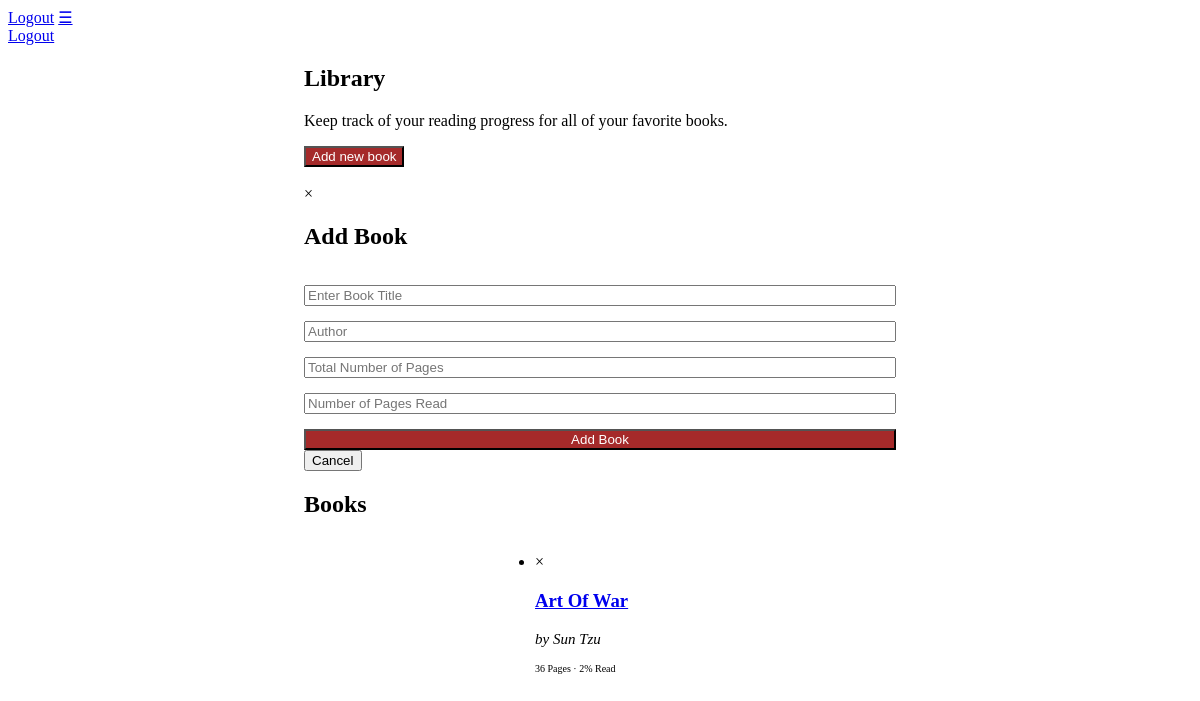
The page /home (signed in) on the database as committed earlier.
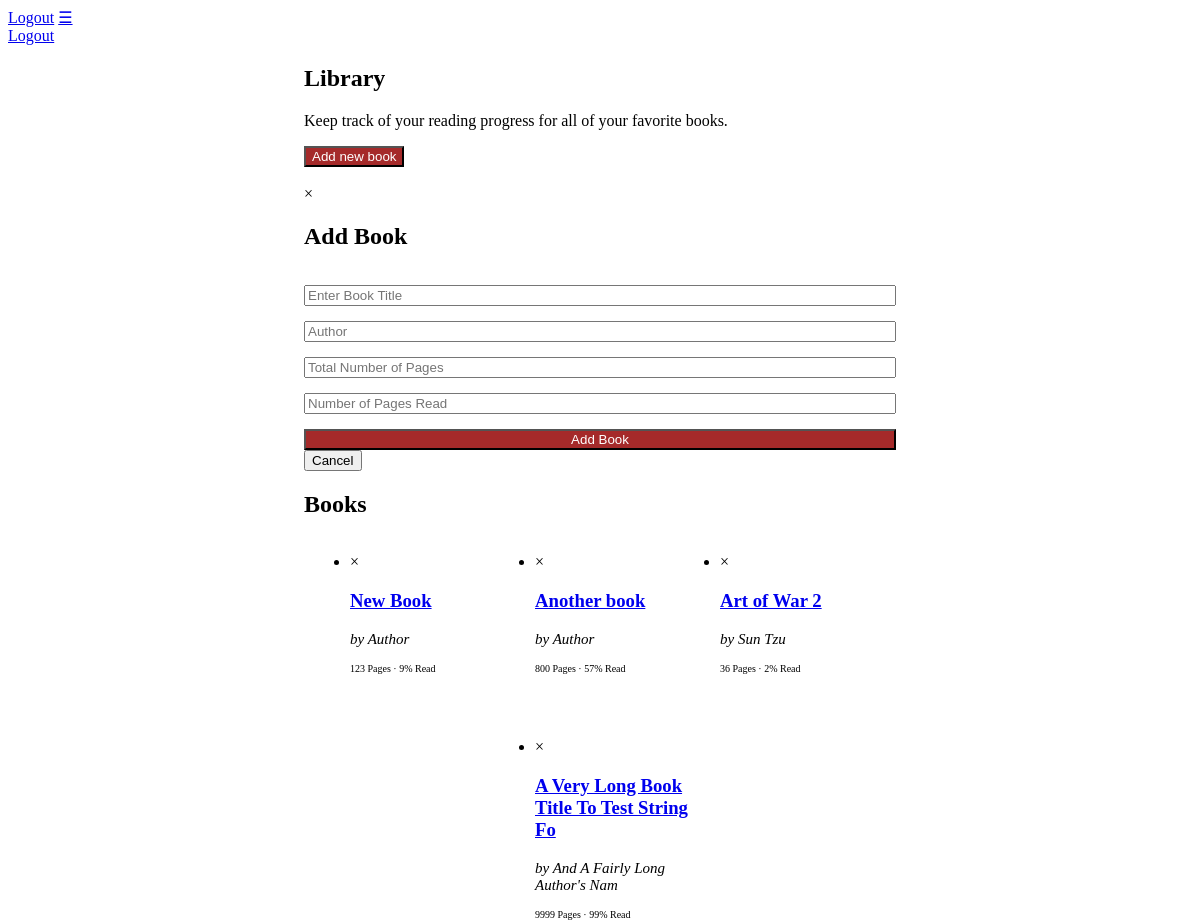
The same page on the database as committed later.
### app/models.py (models this page shows)
class Book(db.Model):
    id = db.Column(db.Integer, primary_key=True)
    author = db.Column(db.String(150))
    title = db.Column(db.String(150))
    nPages = db.Column(db.Integer)
    pagesRead = db.Column(db.Integer)
    lastUpdated = db.Column(db.DateTime(timezone=True), default=func.now())
    userid = db.Column(db.Integer, db.ForeignKey('user.id'))

### app/views.py (the view, shortened to what this page needs)
@views.route('/', methods=['GET', 'POST'])
@views.route('/home', methods=['GET', 'POST'])
@login_required
def home():
    return render_template("home.html", user=current_user)

### app/__init__.py (called while the page is built)
def create_app():
    app = Flask(__name__)
    app.config['SECRET_KEY'] = "sdoifniodsnfnfoidsnfoisd156161#$%"
    app.config['SQLALCHEMY_DATABASE_URI'] = f'sqlite:///{DB_NAME}'
    app.config['SQLALCHEMY_TRACK_MODIFICATIONS'] = False
    db.init_app(app)
    from .views import views
    from .auth import auth
    app.register_blueprint(views, url_prefix='/')
    app.register_blueprint(auth, url_prefix='/')
    from .models import User, Book
    create_database(app)
    login_manager = LoginManager()
    login_manager.login_view = 'auth.login'
    login_manager.init_app(app)
    @login_manager.user_loader
    def load_user(id):
        return User.query.get(int(id))
    return app

### app/templates/home.html
{% extends "base.html" %} {%block title%}Library{%endblock%} {%block aside%}
<div>
  <h2>Library</h2>
  <p>Keep track of your reading progress for all of your favorite books.</p>
  <button
    id="addBookModal"
    type="button"
    class="w3-btn w3-block w3-section"
    onclick="document.getElementById('id01').style.display='block'"
  >
    Add new book
  </button>
  <div id="id01" class="w3-modal">
    <div class="w3-modal-content w3-card-4 w3-animate-zoom">
      <div class="w3-center">
        <br />
        <span
          aria-hidden="true"
          onclick="document.getElementById('id01').style.display='none'"
          class="w3-btn w3-display-topright"
          title="Close Modal"
          >&times;</span
        >
      </div>
      <form id="addBook" class="w3-container" method="POST">
        <h2>Add Book</h2>
        <input
          required
          class="w3-input w3-border"
          type="text"
          name="title"
          id="title"
          placeholder="Enter Book Title"
        />
        <input
          required
          class="w3-input w3-border"
          type="text"
          name="author"
          id="author"
          placeholder="Author"
        />
        <input
          required
          class="w3-input w3-border"
          type="number"
          name="nPages"
          id="nPages"
          min="1"
          max="9999"
          placeholder="Total Number of Pages"
        />
        <input
          required
          class="w3-input w3-border"
          type="number"
          name="pagesRead"
          id="pagesRead"
          min="0"
          placeholder="Number of Pages Read"
        />
        <button
          id="addBookButton"
          type="submit"
          class="w3-btn w3-block w3-section"
        >
          Add Book
        </button>
      </form>
      <div class="w3-container w3-border-top w3-padding-16">
        <button
          onclick="document.getElementById('id01').style.display='none'"
          type="button"
          class="w3-btn"
        >
          Cancel
        </button>
      </div>
    </div>
  </div>
</div>
{%endblock%} {%block content%}
<h2>Books</h2>
<ul id="books" class="w3-ul">
  {% for book in user.books %}
  <li id="book" class="w3-card-4">
    <p
      aria-hidden="true"
      onClick="deleteBook('{{book.id}}')"
      id="{{book.id}}"
      class="w3-btn w3-right"
    >
      &times;
    </p>
    <div>
      <a href="/book/{{book.id}}"
        ><h3 id="displayTitle">{{book.title[:40]}}</h3></a
      >
      <p id="displayAuthor"><i>by {{book.author[:30]}}</i></p>
      <p id="displayProgress">
        {{ book.nPages }} Pages &middot; {{ (100 * book.pagesRead / book.nPages)
        | int}}% Read
      </p>
    </div>
  </li>
  {% endfor %}
</ul>
{%endblock%}

### app/templates/base.html (shortened to what this page needs)
<!DOCTYPE html>
<html lang="en">
  <head>
    <link rel="stylesheet" href="https://www.w3schools.com/w3css/4/w3pro.css" />
    <link rel="stylesheet" href="../static/css/main.css" />
  </head>
  <body>
    <header>
      <nav>
        <div id="navbar" class="w3-bar">
          {% if user.is_authenticated %}
          <a
            class="w3-bar-item w3-button w3-mobile w3-hide-small"
            id="logout"
            href="/logout"
            >Logout</a
          >
          {%endif%}
          <a
            href="javascript:void(0)"
            class="w3-bar-item w3-button w3-right w3-hide-large w3-hide-medium"
            onClick="navbar()"
            >&#9776;</a
          >
        </div>
        <div
          id="demo"
          class="w3-bar-block w3-hide w3-hide-large w3-hide-medium"
        >
          {% if user.is_authenticated %}
          <a class="w3-bar-item w3-button w3-mobile" id="logout" href="/logout"
            >Logout</a
          >
          {%endif%}
        </div>
      </nav>
    </header>
    <aside id="aside">
      <div class="w3-container">{%block aside%}{%endblock%}</div>
    </aside>
    <main>
      <div class="w3-container">{%block content%}{%endblock%}</div>
    </main>
  </body>
</html>

### app/static/css/main.css (style rules this page uses)
:root { font-size: 100%; }
#aside { margin: auto; width: 50%; min-width: 350px; }
main { flex: 1 0 auto; margin: auto; width: 50%; min-width: 350px; }
body { display: flex; min-height: 100vh; flex-direction: column; }
#addBookModal { background-color: brown; color: white; }
#addBook { display: flex; flex-direction: column; row-gap: 15px; }
#addBookButton { background-color: brown; color: white; }
#books { display: flex; flex-direction: row-reverse; flex-wrap: wrap; align-items: center; justify-content: center; gap: 15px; padding-bottom: 5px; margin-bottom: 5px; }
#book { width: 170px; height: 170px; }
#displayAuthor { font-size: 15px; }
#displayProgress { font-size: 10px; }

Rows that differ between the two databases and show on the page:
changed Book "Sun Tzu": title "Art Of War" → "Art of War 2"
added Book: title "Another book", author "Author", nPages "800", (100*book.pagesRead/book.nPages)|int "57"
added Book: title "New Book", author "Author", nPages "123", (100*book.pagesRead/book.nPages)|int "9"
added Book: title "A Very Long Book Title To Test String Fo", author "And A Fairly Long Author's Nam", nPages "9999", (100*book.pagesRead/book.nPages)|int "99"
